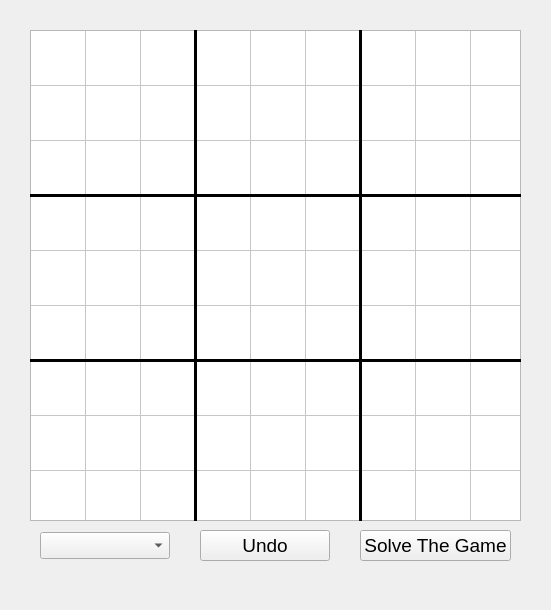
<?xml version="1.0" encoding="UTF-8"?>
<ui version="4.0">
 <class>Widget</class>
 <widget class="QWidget" name="Widget">
  <property name="geometry">
   <rect>
    <x>0</x>
    <y>0</y>
    <width>551</width>
    <height>610</height>
   </rect>
  </property>
  <property name="windowTitle">
   <string>Widget</string>
  </property>
  <widget class="Line" name="line_2">
   <property name="geometry">
    <rect>
     <x>30</x>
     <y>330</y>
     <width>491</width>
     <height>61</height>
    </rect>
   </property>
   <property name="frameShadow">
    <enum>QFrame::Plain</enum>
   </property>
   <property name="lineWidth">
    <number>3</number>
   </property>
   <property name="orientation">
    <enum>Qt::Horizontal</enum>
   </property>
  </widget>
  <widget class="Line" name="line_1">
   <property name="geometry">
    <rect>
     <x>30</x>
     <y>180</y>
     <width>491</width>
     <height>31</height>
    </rect>
   </property>
   <property name="frameShadow">
    <enum>QFrame::Plain</enum>
   </property>
   <property name="lineWidth">
    <number>3</number>
   </property>
   <property name="orientation">
    <enum>Qt::Horizontal</enum>
   </property>
  </widget>
  <widget class="Line" name="line_3">
   <property name="geometry">
    <rect>
     <x>160</x>
     <y>30</y>
     <width>71</width>
     <height>491</height>
    </rect>
   </property>
   <property name="frameShadow">
    <enum>QFrame::Plain</enum>
   </property>
   <property name="lineWidth">
    <number>3</number>
   </property>
   <property name="orientation">
    <enum>Qt::Vertical</enum>
   </property>
  </widget>
  <widget class="QTableWidget" name="board">
   <property name="geometry">
    <rect>
     <x>30</x>
     <y>30</y>
     <width>491</width>
     <height>491</height>
    </rect>
   </property>
   <property name="font">
    <font>
     <family>Liberation Sans</family>
     <pointsize>22</pointsize>
    </font>
   </property>
   <property name="cursor" stdset="0">
    <cursorShape>PointingHandCursor</cursorShape>
   </property>
   <property name="mouseTracking">
    <bool>false</bool>
   </property>
   <property name="frameShadow">
    <enum>QFrame::Plain</enum>
   </property>
   <property name="verticalScrollBarPolicy">
    <enum>Qt::ScrollBarAlwaysOff</enum>
   </property>
   <property name="horizontalScrollBarPolicy">
    <enum>Qt::ScrollBarAlwaysOff</enum>
   </property>
   <property name="rowCount">
    <number>9</number>
   </property>
   <property name="columnCount">
    <number>9</number>
   </property>
   <attribute name="horizontalHeaderVisible">
    <bool>false</bool>
   </attribute>
   <attribute name="horizontalHeaderMinimumSectionSize">
    <number>10</number>
   </attribute>
   <attribute name="horizontalHeaderDefaultSectionSize">
    <number>55</number>
   </attribute>
   <attribute name="horizontalHeaderHighlightSections">
    <bool>false</bool>
   </attribute>
   <attribute name="verticalHeaderVisible">
    <bool>false</bool>
   </attribute>
   <attribute name="verticalHeaderMinimumSectionSize">
    <number>10</number>
   </attribute>
   <attribute name="verticalHeaderDefaultSectionSize">
    <number>55</number>
   </attribute>
   <attribute name="verticalHeaderHighlightSections">
    <bool>false</bool>
   </attribute>
   <row/>
   <row/>
   <row/>
   <row/>
   <row/>
   <row/>
   <row/>
   <row/>
   <row/>
   <column/>
   <column/>
   <column/>
   <column/>
   <column/>
   <column/>
   <column/>
   <column/>
   <column/>
  </widget>
  <widget class="Line" name="line_4">
   <property name="geometry">
    <rect>
     <x>330</x>
     <y>30</y>
     <width>61</width>
     <height>491</height>
    </rect>
   </property>
   <property name="frameShadow">
    <enum>QFrame::Plain</enum>
   </property>
   <property name="lineWidth">
    <number>3</number>
   </property>
   <property name="orientation">
    <enum>Qt::Vertical</enum>
   </property>
  </widget>
  <widget class="QWidget" name="">
   <property name="geometry">
    <rect>
     <x>40</x>
     <y>530</y>
     <width>471</width>
     <height>71</height>
    </rect>
   </property>
   <layout class="QVBoxLayout" name="verticalLayout">
    <item>
     <layout class="QHBoxLayout" name="horizontalLayout">
      <property name="spacing">
       <number>30</number>
      </property>
      <item>
       <widget class="QComboBox" name="comboBox">
        <property name="font">
         <font>
          <family>Liberation Sans</family>
          <pointsize>12</pointsize>
         </font>
        </property>
        <property name="cursor">
         <cursorShape>PointingHandCursor</cursorShape>
        </property>
       </widget>
      </item>
      <item>
       <widget class="QPushButton" name="undo">
        <property name="font">
         <font>
          <pointsize>14</pointsize>
         </font>
        </property>
        <property name="text">
         <string>Undo</string>
        </property>
       </widget>
      </item>
      <item>
       <widget class="QPushButton" name="solveTheGame">
        <property name="font">
         <font>
          <pointsize>14</pointsize>
         </font>
        </property>
        <property name="text">
         <string>Solve The Game</string>
        </property>
       </widget>
      </item>
     </layout>
    </item>
    <item>
     <widget class="QLabel" name="label">
      <property name="font">
       <font>
        <family>Liberation Sans</family>
        <pointsize>15</pointsize>
        <weight>50</weight>
        <bold>false</bold>
       </font>
      </property>
      <property name="layoutDirection">
       <enum>Qt::LeftToRight</enum>
      </property>
      <property name="styleSheet">
       <string notr="true">QLabel {
	color: red;
}</string>
      </property>
      <property name="text">
       <string/>
      </property>
      <property name="textFormat">
       <enum>Qt::PlainText</enum>
      </property>
      <property name="alignment">
       <set>Qt::AlignCenter</set>
      </property>
     </widget>
    </item>
   </layout>
  </widget>
  <zorder>layoutWidget</zorder>
  <zorder>board</zorder>
  <zorder>line_2</zorder>
  <zorder>line_4</zorder>
  <zorder>line_3</zorder>
  <zorder>line_1</zorder>
  <zorder>label</zorder>
 </widget>
 <resources/>
 <connections/>
</ui>
